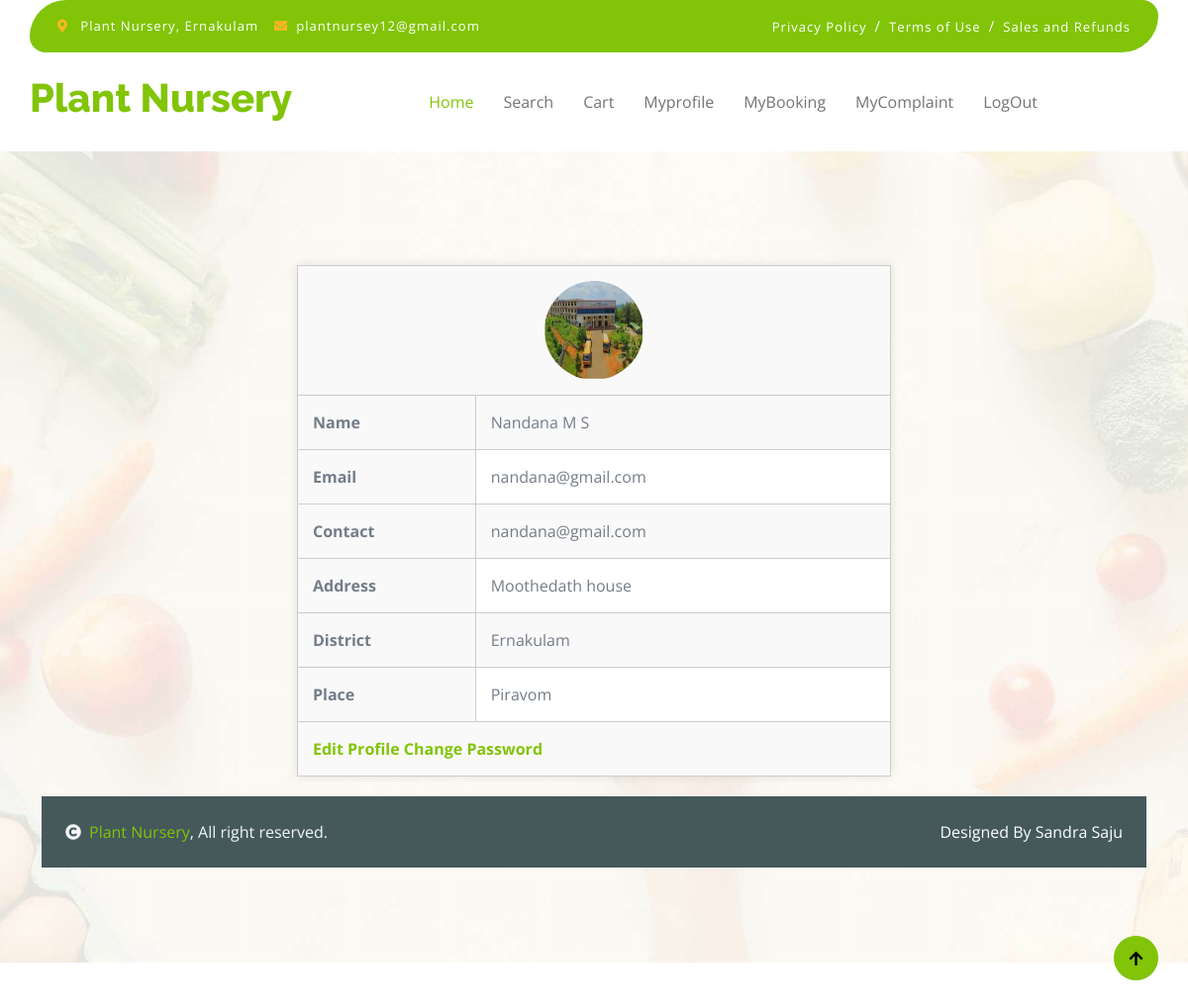
Page /PROJECT/user/Myprofile.php (signed in) on the committed database.
### tables this page shows
CREATE TABLE `tbl_user` (
  `user_id` int(11) NOT NULL,
  `user_name` varchar(30) NOT NULL,
  `user_address` varchar(30) NOT NULL,
  `user_contact` varchar(30) NOT NULL,
  `user_email` varchar(50) NOT NULL,
  `user_photo` varchar(250) NOT NULL,
  `user_gender` varchar(30) NOT NULL,
  `user_dob` varchar(50) NOT NULL,
  `user_password` varchar(30) NOT NULL,
  `place_id` int(11) NOT NULL
);

CREATE TABLE `tbl_district` (
  `district_id` int(11) NOT NULL,
  `district_name` varchar(50) NOT NULL
);

CREATE TABLE `tbl_place` (
  `place_id` int(11) NOT NULL,
  `place_name` varchar(50) NOT NULL,
  `place_pincode` varchar(50) NOT NULL,
  `district_id` int(11) NOT NULL
);

### PROJECT/user/Myprofile.php (the view, shortened to what this page needs)
<?php
include('../Assets/connection/connection.php');
include('Head.php');
$selQry="select * from tbl_user n inner join tbl_place p on n.place_id=p.place_id inner join tbl_district d on
d.district_id=p.district_id where user_id='".$_SESSION["uid"]."'";
$row=$con->query($selQry);
$data=$row->fetch_assoc();
?>
<!DOCTYPE html PUBLIC "-//W3C//DTD XHTML 1.0 Transitional//EN" "http://www.w3.org/TR/xhtml1/DTD/xhtml1-transitional.dtd">
<html xmlns="http://www.w3.org/1999/xhtml">
<head>
</head>
<body>
  <form id="form1" name="form1" method="post" action="">
    <table>
      <tr>
        <td colspan="2" style="text-align: center;">
          <img src="../Assets/File/User/<?php echo $data['user_photo'] ?>" width="100px" height="100px" />
        </td>
      </tr>
      <tr>
        <td>Name</td>
        <td><?php echo $data['user_name'] ?></td>
      </tr>
      <tr>
        <td>Email</td>
        <td><?php echo $data['user_email'] ?></td>
      </tr>
      <tr>
        <td>Contact</td>
        <td><?php echo $data['user_email'] ?></td>
      </tr>
      <tr>
        <td>Address</td>
        <td><?php echo $data['user_address'] ?></td>
      </tr>
      <tr>
        <td>District</td>
        <td><?php echo $data['district_name'] ?></td>
      </tr>
      <tr>
        <td>Place</td>
        <td><?php echo $data['place_name'] ?></td>
      </tr>
      <tr class="profile-actions">
        <td colspan="2">
          <a href="Editprofile.php">Edit Profile</a>
          <a href="changepassword.php">Change Password</a>
        </td>
      </tr>
    </table>
  </form>
</body>
</html>
<?php
include('Foot.php');
?>

### PROJECT/user/Myprofile.php (style rules this page uses)
table { width: 100%; max-width: 600px; border-collapse: collapse; margin: 20px auto; background-color: #fff; box-shadow: 0 0 10px rgba(0, 0, 0, 0.1); }
table, td { border: 1px solid #ccc; }
td { padding: 15px; text-align: left; }
td img { border-radius: 50%; }
td:first-child { font-weight: bold; width: 30%; background-color: #f9f9f9; }
tr:nth-child(even) { background-color: #f9f9f9; }
.profile-actions { text-align: center; }

### rows in the picture
tbl_user: user_photo (picture), user_name "Nandana M S", user_email "nandana@gmail.com", user_address "Moothedath house", tbl_district.district_name "Ernakulam", place.place_name "Piravom"
